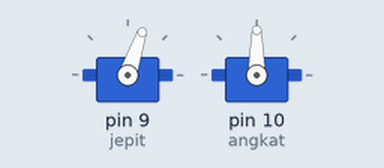
Recording of a sketch running on a simulated Arduino Uno, built with avr-gcc and run on an emulated ATmega328P. Parts: 2 × servo.

Above: at 0.15 s.
At 9.31 s:
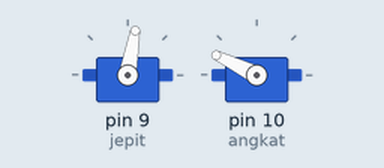
At 18.75 s:
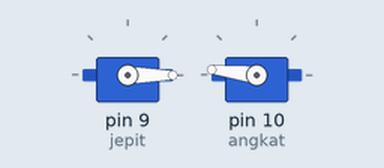
At 37.7 s:
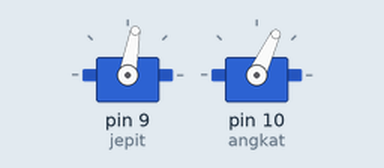
Timing chart, 0 to 40.0 s (numbered marks = the images above):
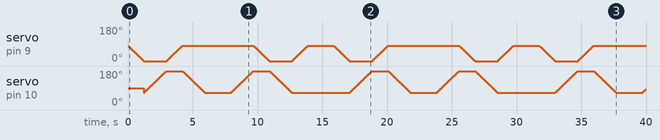

The sketch:

tesServo.ino
```cpp
#include <Servo.h>

Servo jepit;
Servo angkat;

void setup() {
  jepit.attach(9);
//  jepit.write(65);
  angkat.attach(10);
//  angkat.write(65);
}

void loop() {
  ambilBarang();
  delay(2000);
  simpanBarang();
  delay(2000);
}

void ambilBarang(){
  for (int pos1 = 80; pos1 >= 0; pos1 -= 1) { //buka
    jepit.write(pos1);
    delay(15);
  }

  for (int pos2 = 65; pos2 <= 180; pos2 += 1) { //turun
    angkat.write(pos2);
    delay(15);
  }

  for (int pos1 = 0; pos1 <= 80; pos1 += 1) { //tutup
    jepit.write(pos1);
    delay(15);
  }

  for (int pos2 = 180; pos2 >= 65; pos2 -= 1) { //naik
    angkat.write(pos2);
    delay(15);
  }
}

void simpanBarang(){
  for (int pos2 = 65; pos2 <= 180; pos2 += 1) { //turun
    angkat.write(pos2);
    delay(15);
  }

  for (int pos1 = 80; pos1 >= 0; pos1 -= 1) { //buka
    jepit.write(pos1);
    delay(15);
  }

  for (int pos2 = 180; pos2 >= 65; pos2 -= 1) { //naik
    angkat.write(pos2);
    delay(15);
  }

  for (int pos1 = 0; pos1 <= 80  ; pos1 += 1) { //tutup
    jepit.write(pos1);
    delay(15);
  }
}
```
